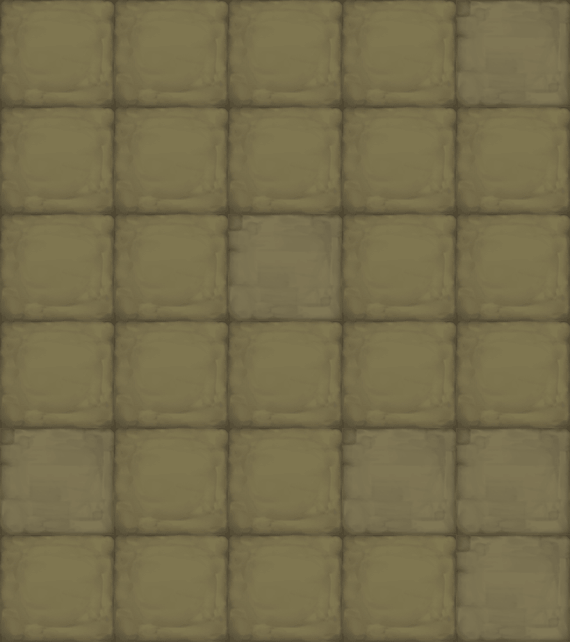

Tiled map render using the project's own tile images. Description and the map definition, with tile-layer contents summarised, below:
An orthogonal 5x6 tile map with 114x107 px tiles, 1 tile layer (块层 1).

<map version="1.0" orientation="orthogonal" width="5" height="6" tilewidth="114" tileheight="107">
 <tileset firstgid="1" name="map016" tilewidth="114" tileheight="107">
  <image source="map016.png" width="228" height="107" />
 </tileset>
 <layer name="块层 1" width="5" height="6">
  <data>[30 cells, 30 non-empty, 2 distinct tile ids]</data>
 </layer>
</map>
